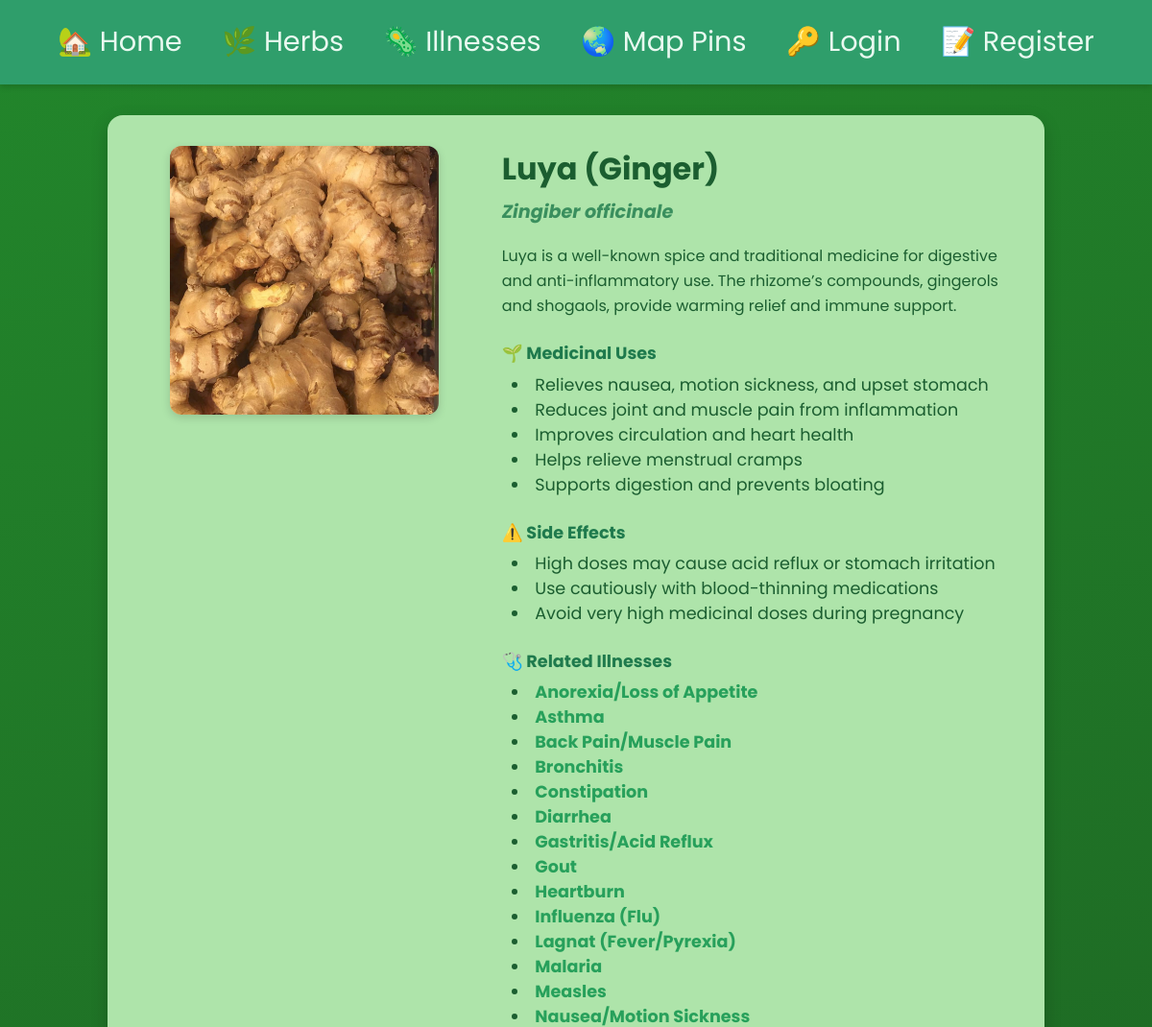
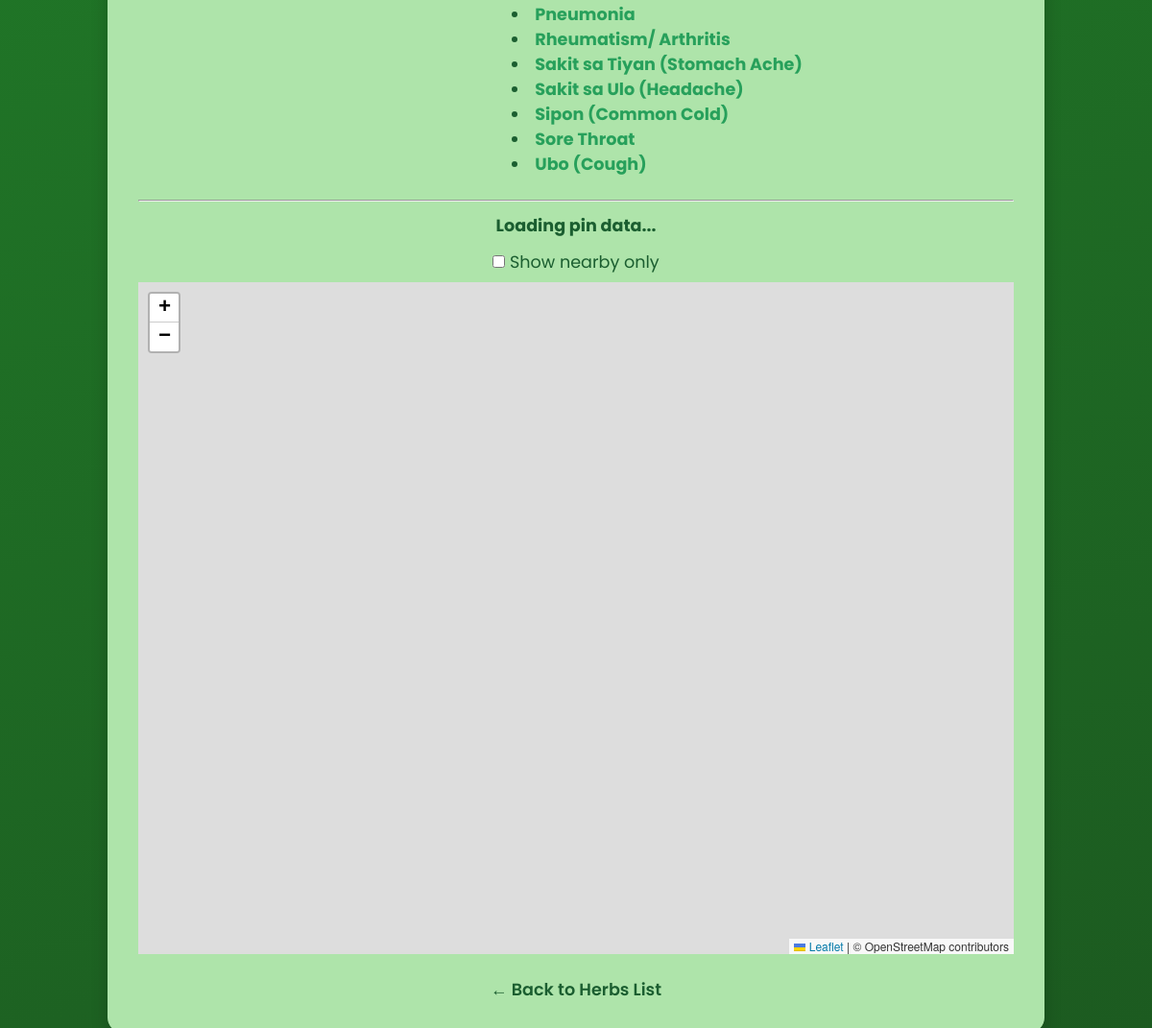
/herbs/luya-ginger, run on the app's committed database (2 pictures, top to bottom).
### app_herbs/models.py (models this page shows, shortened)
class Herb(models.Model): # Model to represent an herb with its details
    id = models.AutoField(primary_key=True) # Unique identifier for each herb
    name = models.CharField(max_length=100)
    scientific_name = models.CharField(max_length=200, blank=True, null=True)
    description = models.TextField()
    medicinal_uses = models.TextField()
    side_effects = models.TextField(blank=True, null=True)
    image = models.ImageField(upload_to=herb_image_upload_to, default='default.jpg', blank=True)
    slug = models.SlugField(unique=True) # URL-friendly identifier for the herb

### app_illnesses/models.py (models this page shows, shortened)
class Illness(models.Model): # Model to represent an illness with its details
    id = models.AutoField(primary_key=True) # Unique identifier for each illness
    name = models.CharField(max_length=100)
    description = models.TextField()
    symptoms = models.TextField()
    recommended_herbs = models.ManyToManyField('app_herbs.Herb', related_name='related_illnesses', blank=True)
    image = models.ImageField(upload_to=illness_image_upload_to, default='default.jpg', blank=True)
    slug = models.SlugField(unique=True) # URL-friendly identifier for the illness

### app_herbs/views.py (the view)
# urls.py: path('<slug:slug>', views.herb_page, name="herb_page"), # Dynamic URL for individual herb pages
def herb_page(request, slug):
    herb = get_object_or_404(Herb, slug=slug)  # Fetch the herb object based on the provided slug
    return render(request, 'herbs/herb_page.html', {'herb': herb}) # Render the herb page template with the herb context

### app_herbs/templates/herbs/herb_page.html (shortened to what this page needs)
{% extends 'layout.html' %}
{% block content %}
<section class="herb-details-section">
    <div class="herb-card-large">
        <div class="herb-image-container">
            <img id="herb-image" src="{{ herb.image.url }}" alt="{{ herb.name }}">
        </div>
        <div class="herb-info">
            <h2 class="herb-name">{{ herb.name }}</h2>
            {% if herb.scientific_name %}
                <h3 class="herb-scientific">{{ herb.scientific_name }}</h3>
            {% endif %}
            <p class="herb-description">{{ herb.description|safe }}</p>
            <div class="herb-section">
                <h4>🌱 Medicinal Uses</h4>
                <p>{{ herb.medicinal_uses|safe }}</p>
            </div>
            {% if herb.side_effects %}
            <div class="herb-section">
                <h4>⚠️ Side Effects</h4>
                <p>{{ herb.side_effects|safe }}</p>
            </div>
            {% endif %}
            <div class="herb-section">
                <h4>🩺 Related Illnesses</h4>
                <ul style="margin:0; padding-left:10px; list-style-position:inside;">
                    {% for illness in herb.related_illnesses.all %}
                        <li>
                            <b>
                                <a href="{% url 'illnesses:illness_page' illness.slug %}">
                                    {{ illness.name }}
                                </a>
                            </b>
                        </li>
                    {% empty %}
                        <li>No related illnesses available.</li>
                    {% endfor %}
                </ul>
            </div>
        </div>
    </div>
    <hr>
    <div style="margin:12px 0;">
        <strong id="pin-count-label">
            Loading pin data...
        </strong>
    </div>
    <div style="margin:8px 0;">
        <label>
            <input type="checkbox" id="toggle-location">
            Show nearby only
        </label>
    </div>
    <div id="herb-map" style="width:100%; height:700px;"></div>
    <a href="{% url 'herbs:herbs_list' %}" class="back-link">← Back to Herbs List</a>
</section>
{% endblock %}

### static/css/styles.css (style rules this page uses)
* { margin: 0; padding: 0; box-sizing: border-box; }
html { scroll-behavior: smooth; }
body { min-height: 100vh; background: linear-gradient(160deg, rgb(34, 134, 43), rgb(28, 90, 32)); color: #f5f5f5; font-family: "Poppins", Arial, sans-serif; font-size: 1.1rem; display: flex; flex-direction: column; }
p { line-height: 1.6; max-width: 600px; margin: 0 auto; }
a { color: #27a05b; text-decoration: none; transition: opacity 0.2s ease; }
.herb-details-section { max-width: 1000px; margin: 2rem auto 3rem; padding: 2rem; background-color: #aee4aa; border-radius: 16px; color: #1b5e30; box-shadow: 0 6px 18px rgba(0, 0, 0, 0.2); }
.herb-card-large { display: flex; flex-wrap: wrap; align-items: flex-start; gap: 2rem; }
.herb-image-container { flex: 1 1 280px; text-align: center; }
.herb-image-container img { width: 100%; max-width: 280px; border-radius: 12px; object-fit: contain; box-shadow: 0 3px 10px rgba(0, 0, 0, 0.15); }
.herb-info { flex: 2 1 400px; text-align: left; }
.herb-name { font-size: 2rem; color: #1b5e30; margin-bottom: 0.4rem; }
.herb-scientific { font-size: 1.2rem; font-style: italic; color: #3a8f5e; margin-bottom: 1.2rem; }
.herb-description { font-size: 1rem; margin-bottom: 1.5rem; line-height: 1.6; }
.herb-section { margin-bottom: 1.5rem; }
.herb-section h4 { font-size: 1.1rem; color: #1f7a4d; margin-bottom: 0.4rem; }
.back-link { display: inline-block; margin-top: 1.5rem; font-weight: 600; color: #1b5e30; text-decoration: none; transition: color 0.2s ease; }
#herb-image { cursor: pointer; transition: transform 0.3s ease; }

### data on the page
Herb: image (picture), name "Luya (Ginger)", scientific_name "Zingiber officinale", description "Luya is a well-known spice and traditional medicine for digestive and anti-inflammatory use. The rhizome’s compounds, gingerols and shogaols, provide warming relief and immune support.", medicinal_uses "Relieves nausea, motion sickness, and upset stomach Reduces joint and muscle pain from inflammation Improves circulation and heart health Helps relieve menstrual cramps Supports digestion and prevents bloating", side_effects "High doses may cause acid reflux or stomach irritation Use cautiously with blood-thinning medications Avoid very high medicinal doses during pregnancy"
Illness: name "Anorexia/Loss of Appetite"
Illness: name "Asthma"
Illness: name "Back Pain/Muscle Pain"
Illness: name "Bronchitis"
Illness: name "Constipation"
Illness: name "Diarrhea"
Illness: name "Gastritis/Acid Reflux"
Illness: name "Gout"
Illness: name "Heartburn"
Illness: name "Influenza (Flu)"
Illness: name "Lagnat (Fever/Pyrexia)"
Illness: name "Malaria"
Illness: name "Measles"
Illness: name "Nausea/Motion Sickness"
Illness: name "Pneumonia"
Illness: name "Rheumatism/ Arthritis"
Illness: name "Sakit sa Tiyan (Stomach Ache)"
Illness: name "Sakit sa Ulo (Headache)"
Illness: name "Sipon (Common Cold)"
Illness: name "Sore Throat"
Illness: name "Ubo (Cough)"
